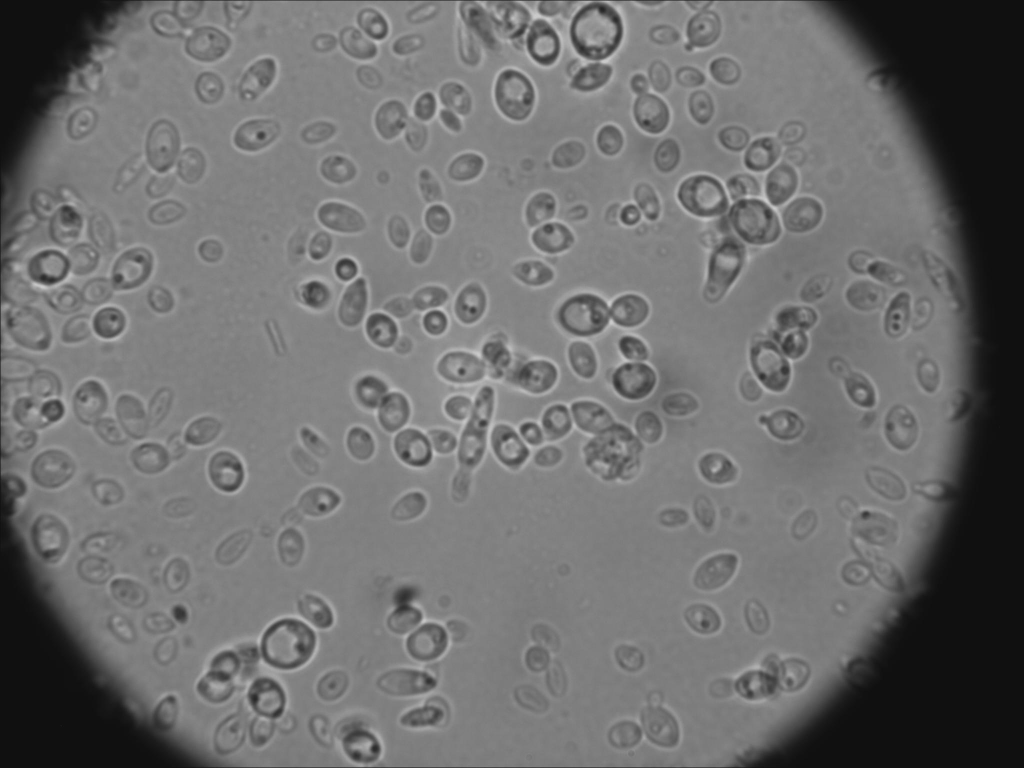
#> input picture images/5112bbrux-9.jpg, 2048 x 1536 px (shown at 1/2 size)
$ python -i processor.py   (imports and definitions only)
#> lines starting #> are read from the running program, lines starting #| are printed output that depends on the picture
#> further down, picture is the input picture: shape (1536, 2048, 3); min 11, max 205, mean 109.3
"""
Módulo para processamento de imagens na ferramenta de anotação.
"""

import logging
from typing import Tuple

import cv2
import numpy as np

logger = logging.getLogger(__name__)


class ImageProcessor:
    """
    Classe para processamento de imagens na ferramenta de anotação.
    """

    # [105 lines left out: functions resize_image, apply_zoom, apply_brightness_contrast, apply_sharpen, not called in this run]

    @staticmethod
    def enhance_contrast_for_microscopy(img: np.ndarray) -> np.ndarray:
        """
        Melhora o contraste para imagens de microscopia usando equalização de histograma.

        Args:
            img: Imagem original

        Returns:
            Imagem com contraste melhorado
        """
        # Converter para escala de cinza se for uma imagem colorida
        if len(img.shape) > 2 and img.shape[2] == 3:
            img_gray = cv2.cvtColor(img, cv2.COLOR_RGB2GRAY)

            # Equalização de histograma adaptativa (CLAHE)
            clahe = cv2.createCLAHE(clipLimit=2.0, tileGridSize=(8, 8))
            img_enhanced = clahe.apply(img_gray)
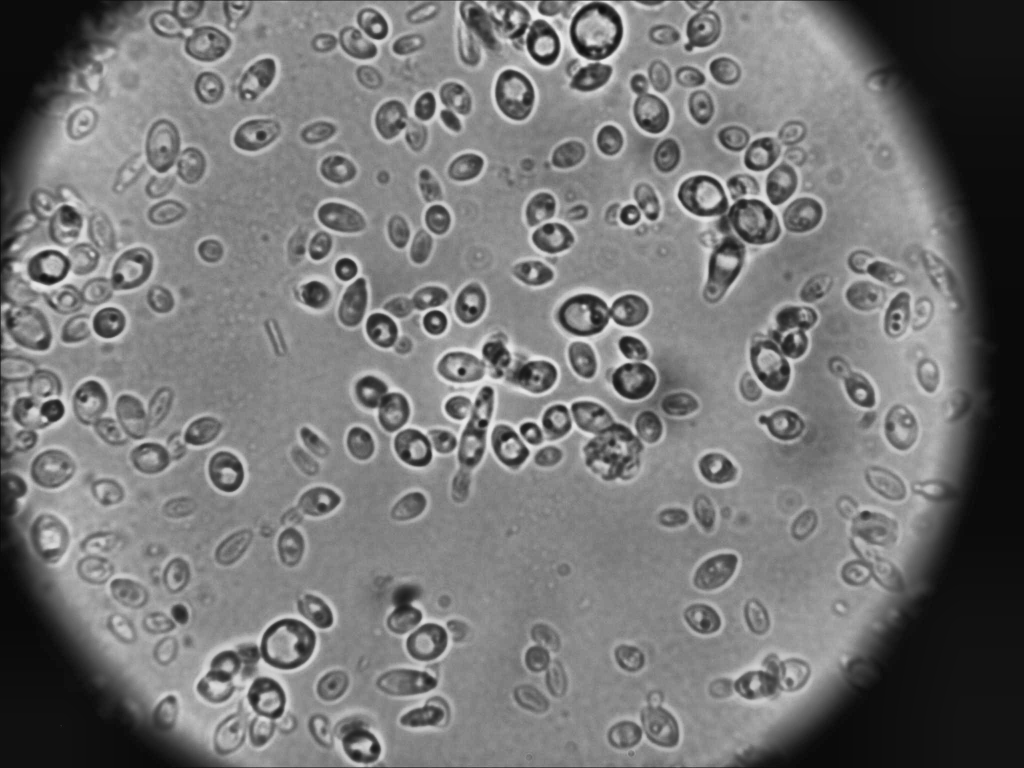
#> img_enhanced: shape (1536, 2048) (shown at 1/2 size); min 4, max 239, mean 117.3

            # Converter de volta para RGB
            img_enhanced = cv2.cvtColor(img_enhanced, cv2.COLOR_GRAY2RGB)
#> img_enhanced: shape (1536, 2048, 3)
            return img_enhanced
        else:
            # Já é escala de cinza
            clahe = cv2.createCLAHE(clipLimit=2.0, tileGridSize=(8, 8))
            return clahe.apply(img)

    # [17 lines left out: function denoise_image, not called in this run]

>>> import cv2
>>> picture = cv2.cvtColor(cv2.imread('../../../../images/5112bbrux-9.jpg'), cv2.COLOR_BGR2RGB)
>>> result = ImageProcessor().enhance_contrast_for_microscopy(picture)

$ run again, on images/5526blambicus-20.jpg
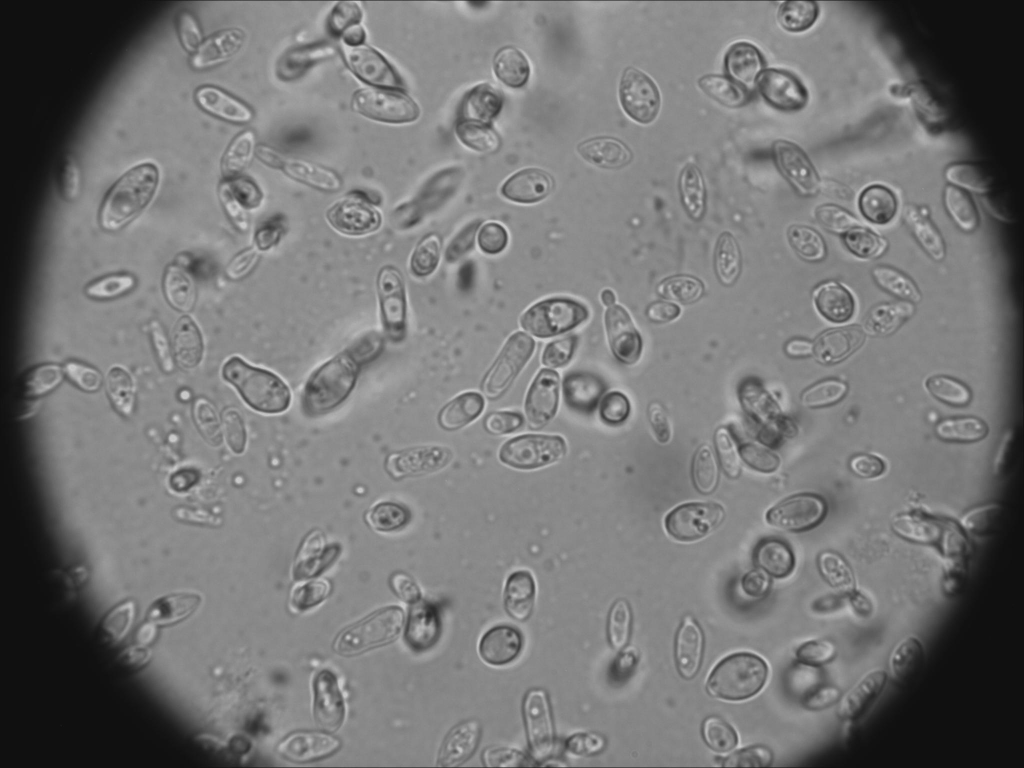
#> input picture images/5526blambicus-20.jpg, 2048 x 1536 px (shown at 1/2 size)
#> picture is the input picture: shape (1536, 2048, 3); min 10, max 209, mean 117.4
#> in enhance_contrast_for_microscopy, `img_enhanced = clahe.apply(img_gray)`:
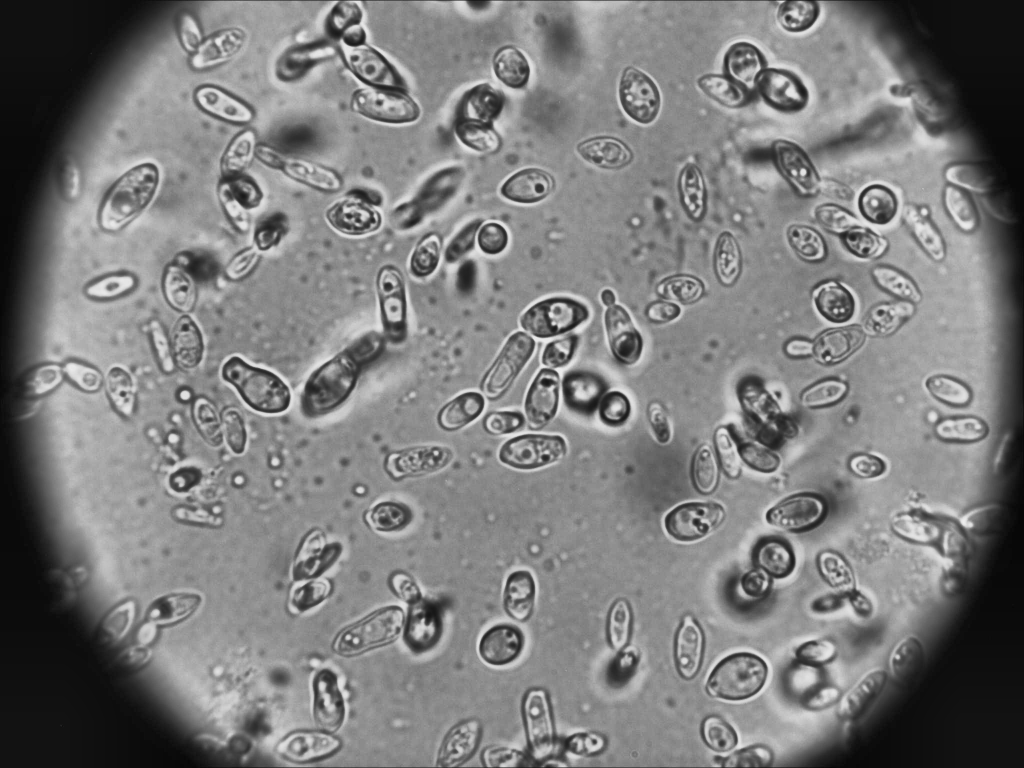
#> img_enhanced: shape (1536, 2048) (shown at 1/2 size); min 3, max 238, mean 123.5
